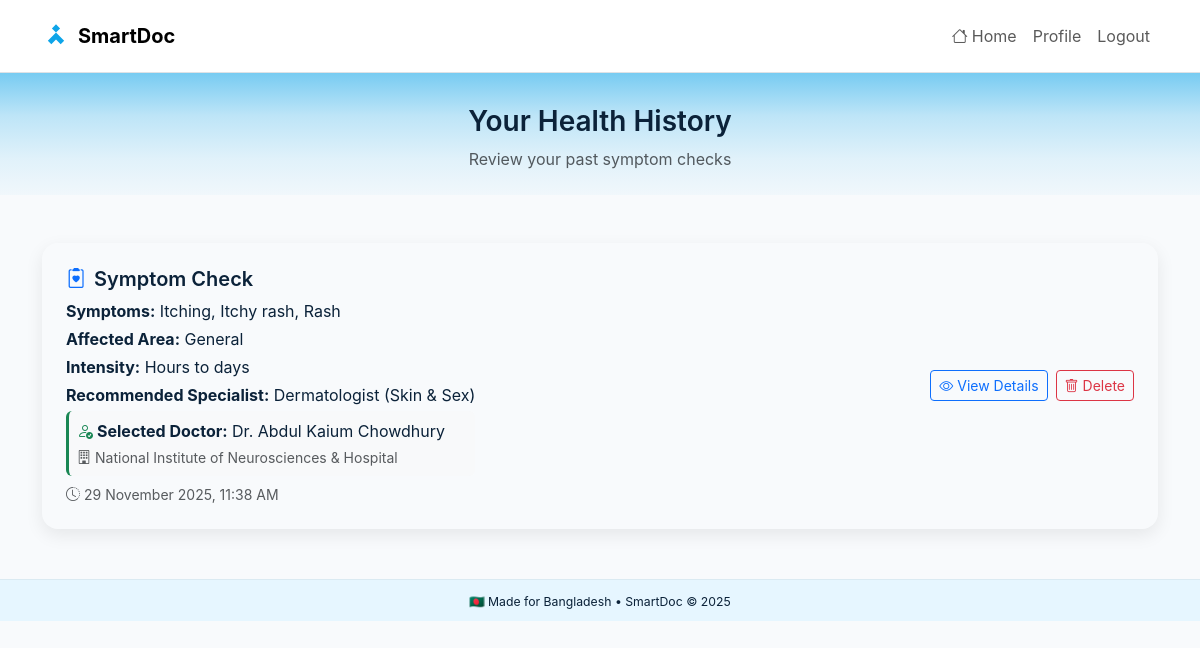
Screenshot of /patients/consultation-history.php (signed in) with the database file from the repository.
### tables this page shows
CREATE TABLE `symptom_check_history` (
  `check_id` int(11) NOT NULL,
  `patient_id` int(11) DEFAULT NULL,
  `symptoms` text DEFAULT NULL COMMENT 'Comma-separated symptom names',
  `affected_area` varchar(200) DEFAULT NULL,
  `intensity` varchar(50) DEFAULT NULL COMMENT 'Mild, Moderate, Severe',
  `recommended_specialist_id` int(11) DEFAULT NULL,
  `recommended_specialist_name` varchar(200) DEFAULT NULL,
  `selected_doctor_id` int(11) DEFAULT NULL,
  `selected_doctor_name` varchar(200) DEFAULT NULL,
  `selected_hospital_name` varchar(200) DEFAULT NULL,
  `doctor_id` int(11) DEFAULT NULL,
  `hospital_id` int(11) DEFAULT NULL,
  `created_at` timestamp NOT NULL DEFAULT current_timestamp()
);

CREATE TABLE `specialization` (
  `specialization_id` int(11) NOT NULL,
  `specialization_name` varchar(120) NOT NULL,
  `description` text DEFAULT NULL
);

### patients/includes/auth.php (called while the page is built, shortened)
<?php
function get_patient_id(){
  return (int)($_SESSION['patient_id'] ?? 0);
}

### patients/includes/util.php (called while the page is built, shortened)
<?php
function h($s){ return htmlspecialchars((string)$s, ENT_QUOTES, 'UTF-8'); }

### patients/consultation-history.php (the view, shortened to what this page needs)
<?php
require_once __DIR__ . '/includes/auth.php';
require_once __DIR__ . '/includes/db.php';
require_once __DIR__ . '/includes/util.php';
$patient_id = get_patient_id();
$history = $con->query("
  SELECT sch.*, sp.specialization_name,
         sch.selected_doctor_id, sch.selected_doctor_name, sch.selected_hospital_name
  FROM `symptom_check_history` sch
  LEFT JOIN `specialization` sp ON sch.recommended_specialist_id = sp.specialization_id
  WHERE sch.patient_id = $patient_id
  ORDER BY sch.created_at DESC
");
function formatDateTimeBangladesh($datetimeStr) {
    $dt = new DateTime($datetimeStr);
    return $dt->format("d F Y, g:i A");
}
?>
<!DOCTYPE html>
<html lang="en">
<head>
  <link href="https://cdn.jsdelivr.net/npm/bootstrap@5.3.3/dist/css/bootstrap.min.css" rel="stylesheet">
  <link href="https://cdn.jsdelivr.net/npm/bootstrap-icons@1.11.3/font/bootstrap-icons.css" rel="stylesheet">
</head>
<body>
<nav class="navbar navbar-expand-lg bg-white border-bottom sticky-top">
  <div class="container py-2">
    <a class="navbar-brand d-flex align-items-center" href="../LandingPage.html">
      <svg width="28" height="28" viewBox="0 0 24 24" fill="none" class="me-2">
        <path d="M12 2l3.5 3.5-3.5 3.5L8.5 5.5 12 2Zm0 7l7 7-3 3-4-4-4 4-3-3 7-7Z" fill="#0ea5e9"/>
      </svg>
      <strong>SmartDoc</strong>
    </a>
    <div class="collapse navbar-collapse" id="nav">
      <ul class="navbar-nav ms-auto align-items-lg-center">
        <li class="nav-item">
          <a class="nav-link" href="index.php">
            <i class="bi bi-house me-1"></i>Home
          </a>
        </li>
        <li class="nav-item"><a class="nav-link" href="profile.php">Profile</a></li>
        <li class="nav-item"><a class="nav-link" href="logout.php">Logout</a></li>
      </ul>
    </div>
  </div>
</nav>
<div class="hero-gradient">
  <div class="container">
    <h3 class="fw-semibold">Your Health History</h3>
    <p class="text-muted mb-0">Review your past symptom checks</p>
  </div>
</div>
<div class="container my-5">
  <?php if($history && $history->num_rows > 0): ?>
    <?php while($row = $history->fetch_assoc()): ?>
      <div class="history-card p-4 mb-4">
        <div class="d-flex justify-content-between align-items-center">
          <div>
            <h5 class="fw-semibold mb-2"><i class="bi bi-clipboard2-heart text-primary me-2"></i>Symptom Check</h5>
            <?php if($row['symptoms']): ?>
              <p class="mb-1"><strong>Symptoms:</strong> <?= h($row['symptoms']) ?></p>
            <?php endif; ?>
            <?php if($row['affected_area']): ?>
              <p class="mb-1"><strong>Affected Area:</strong> <?= h($row['affected_area']) ?></p>
            <?php endif; ?>
            <?php if($row['intensity']): ?>
              <p class="mb-1"><strong>Intensity:</strong> <?= h(ucfirst($row['intensity'])) ?></p>
            <?php endif; ?>
            <?php if($row['specialization_name'] || $row['recommended_specialist_name']): ?>
              <p class="mb-1"><strong>Recommended Specialist:</strong> <?= h($row['specialization_name'] ?? $row['recommended_specialist_name']) ?></p>
            <?php endif; ?>
            <?php if($row['selected_doctor_name']): ?>
              <div class="mb-2 p-2 bg-light rounded border-start border-3 border-success">
                <p class="mb-1"><strong><i class="bi bi-person-check text-success me-1"></i>Selected Doctor:</strong> <?= h($row['selected_doctor_name']) ?></p>
                <?php if($row['selected_hospital_name']): ?>
                  <p class="mb-0 text-muted small"><i class="bi bi-building me-1"></i><?= h($row['selected_hospital_name']) ?></p>
                <?php endif; ?>
              </div>
            <?php endif; ?>
            <?php if($row['created_at']): ?>
              <p class="text-muted small mb-0"><i class="bi bi-clock-history me-1"></i><?= formatDateTimeBangladesh($row['created_at']) ?></p>
            <?php endif; ?>
          </div>
          <div class="d-flex gap-2">
            <button class="btn btn-outline-primary btn-sm" onclick="window.location.href='find-doctors.php?specialty=<?= urlencode($row['specialization_name'] ?? $row['recommended_specialist_name'] ?? '') ?>'">
              <i class="bi bi-eye me-1"></i>View Details
            </button>
            <?php if (isset($row['check_id']) && $row['check_id'] > 0): ?>
              <form method="POST" action="consultation-history.php" style="display: inline;" onsubmit="return confirm('Are you sure you want to delete this symptom check history? This action cannot be undone.');">
                <button type="submit" class="btn btn-outline-danger btn-sm">
                  <i class="bi bi-trash me-1"></i>Delete
                </button>
              </form>
            <?php endif; ?>
          </div>
        </div>
      </div>
    <?php endwhile; ?>
  <?php endif; ?>
</div>
<div class="footer-custom">
  <small>🇧🇩 Made for Bangladesh • SmartDoc © <?= date('Y') ?></small>
</div>
</body>
</html>

### patients/consultation-history.php (style rules this page uses)
:root { --sd-primary: #0ea5e9; --sd-dark: #0b2239; --sd-bg: #f8fafc; }
html, body { font-family: "Inter", system-ui, sans-serif; background: var(--sd-bg); color: var(--sd-dark); }
.hero-gradient { background: linear-gradient( 180deg, rgba(14,165,233,0.55) 0%, rgba(14,165,233,0.25) 35%, rgba(14,165,233,0.10) 70%, rgba(14,165,233,0.03) 100% ); padding: 2rem 0 1.5rem; text-align: center; }
.history-card { border-radius: 16px; border: none; box-shadow: 0 6px 18px rgba(0,0,0,0.08); transition: all 0.2s ease; }
.footer-custom { background: #e6f6ff; text-align: center; padding: 10px; font-size: 14px; border-top: 1px solid rgba(0,0,0,0.05); margin-top: 50px; }

### rows the page displays
symptom_check_history: symptoms "Itching, Itchy rash, Rash", affected_area "General", intensity "Hours to days", recommended_specialist.specialization_name "Dermatologist (Skin & Sex)", selected_doctor_name "Dr. Abdul Kaium Chowdhury", selected_hospital_name "National Institute of Neurosciences & Hospital", created_at "29 November 2025, 11:38 AM"
